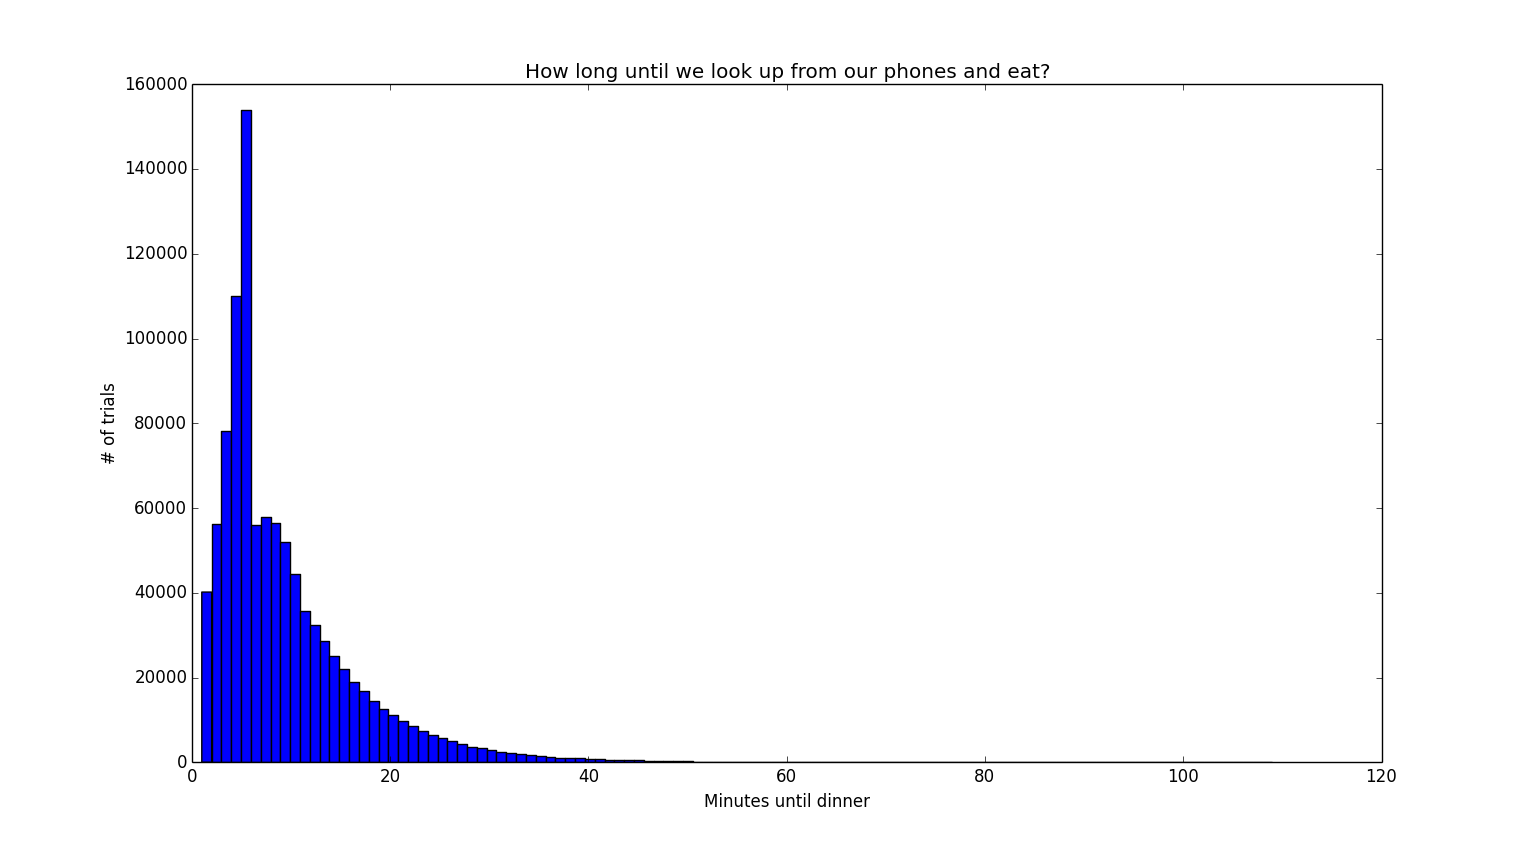

This chart was generated by the following Python code:
import numpy
import matplotlib.pyplot as plt
from tqdm import tqdm

taskLengths = range(1,6)
def runTrial():
    minutesSinceOpening = 0
    # Get length for the first task
    amIStillBusy = numpy.random.choice(taskLengths)
    #print 'my first task is ' + str(amIStillBusy) + ' minutes long'
    isSheStillBusy = numpy.random.choice(taskLengths)
    #print 'her first task is ' + str(isSheStillBusy) + ' minutes long'
    # This is the result of a trial run, -1 until we line up
    minutesUntilWeEat = -1
    while (minutesUntilWeEat == -1):
        minutesSinceOpening += 1
        #print str(minutesSinceOpening) + ' minutes have passed'
        amIStillBusy -= 1
        #print 'I\'ll still be busy for ' + str(amIStillBusy) + ' mins'
        isSheStillBusy -= 1
        #print 'She\'ll still be busy for ' + str(isSheStillBusy) + ' mins'
        if (amIStillBusy == 0 and isSheStillBusy == 0):
            #print 'Let\'s go eat! ' + str(minutesSinceOpening) + ' total mins until we were ready'
            minutesUntilWeEat = minutesSinceOpening
            break
        if (amIStillBusy == 0):
            amIStillBusy = numpy.random.choice(taskLengths)
            #print 'I\'m done but she isn\'t. New task for me! ' + str(amIStillBusy) + ' minutes long'
        if (isSheStillBusy == 0):
            isSheStillBusy = numpy.random.choice(taskLengths)
            #print 'She\'s done but I\'m not. New task for her! ' + str(isSheStillBusy) + ' minutes long'
    return minutesUntilWeEat
results = []
for i in tqdm(range(1,1000001)):
    trialResult = runTrial()
    results.append(trialResult)
    # print 'trial ' + str(i) + ': ' + str(trialResult)
    i += 1
meanResult = numpy.mean(results)
minResult = numpy.min(results)
maxResult = numpy.max(results)
print 'Average is ' + str(meanResult) + ', max time is ' + str(maxResult) + ', min time is ' + str(minResult)
plt.hist(results, bins=maxResult)
plt.xlabel('Minutes until dinner')
plt.ylabel('# of trials')
plt.title('How long until we look up from our phones and eat?')
plt.show()
